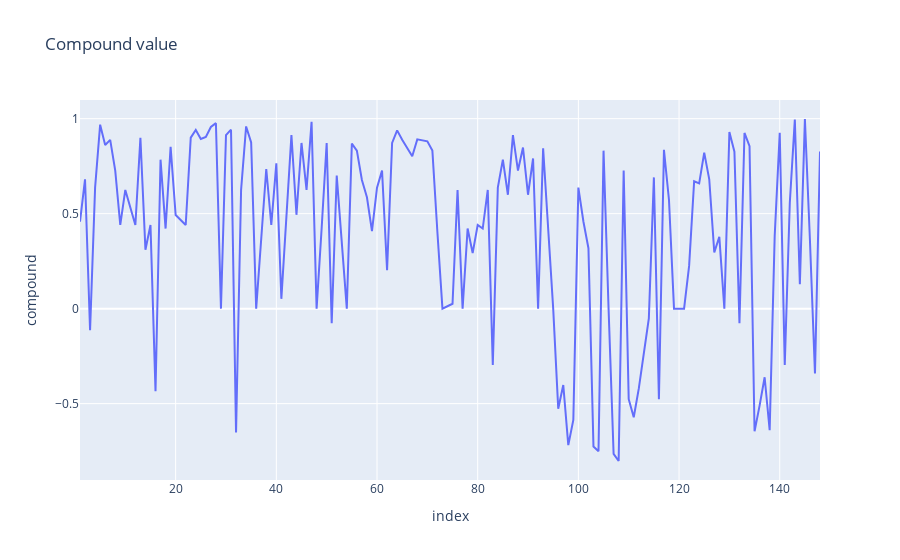

Notebook code for this chart:
### Code cell
# Compound value accross the dataframe
fig=go.Figure(go.Scatter(x=new_df.index, y=new_df.compound))
fig.update_layout(
                  xaxis=dict(
                            title='index'),
                  yaxis=dict(
                            title='compound'),
                  title='Compound value'
                 )
fig.show()

### Figure 1 — Plotly figure (JSON) as saved in the notebook; plotly's stock layout.template omitted (floating-point values rounded to 4 significant figures; data arrays with more than 128 entries replaced by an {"elided": "..."} marker saying what was removed)
{"data": [{"type": "scatter", "x": {"elided": "139 int values"}, "y": {"elided": "139 float values"}}], "layout": {"title": {"text": "Compound value"}, "xaxis": {"title": {"text": "index"}}, "yaxis": {"title": {"text": "compound"}}}}
